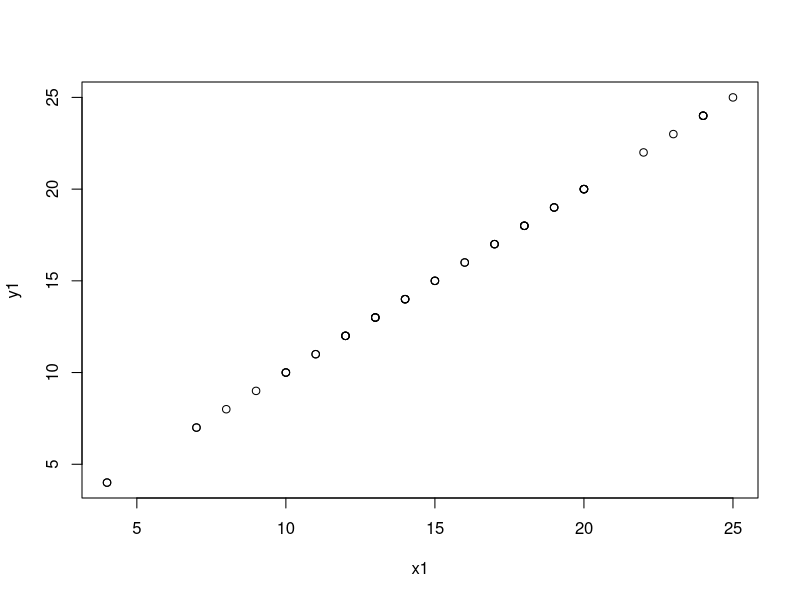

The R source for this figure:
# Donnees ----

cars

x1<-cars$speed
y1<-cars$speed

set.seed(189)
x2<-sample(rep(c(1,2,3,4), c(5,10,8,6)))
y2<-sample(rep(c(10,11,12), c(11,13,5)))

# Tableau de contigence ----

tableau<-table(x2,y2)
tableau
tableau<-addmargins(tableau)
tableau

# Covariance et corrélation ----

cov(x1,y1)
cor(x1,y1)

# Nuage de points ----

plot(x1,y1)
identify(x1,y1)